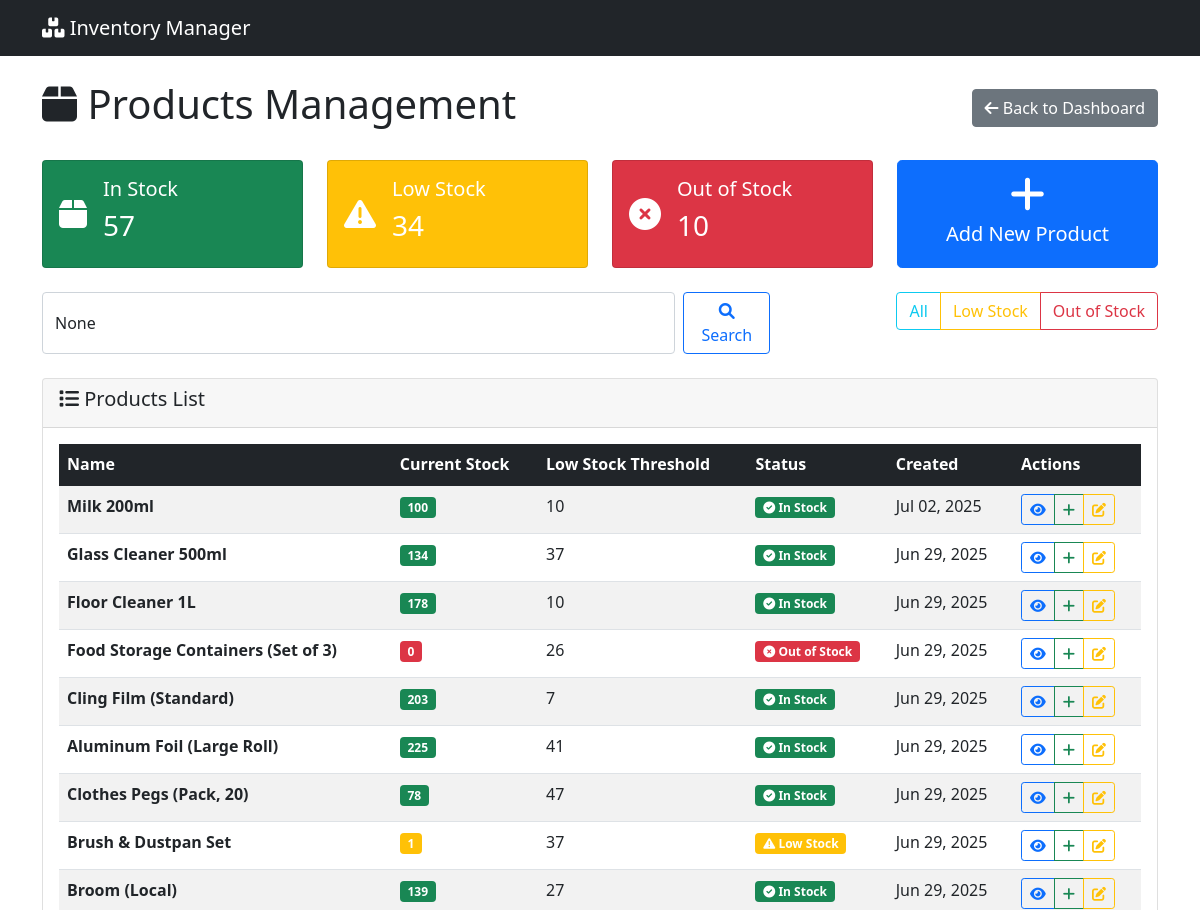
/products/manage/ (upper part), run on an earlier commit of the app's database.
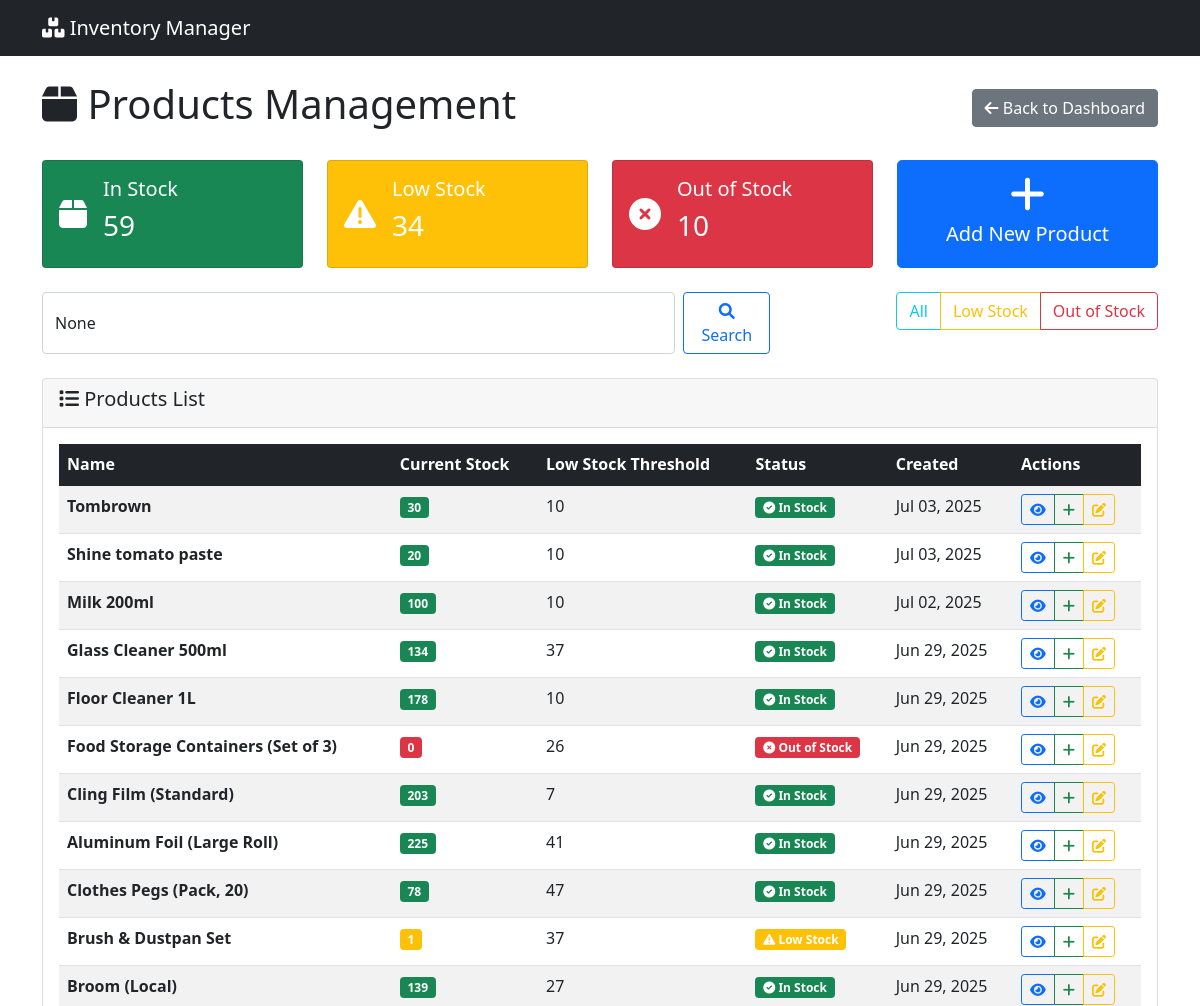
And on a later commit of the database.
### inventory/models.py (models this page shows, shortened)
class Product(models.Model):
    name = models.CharField(max_length=200)
    sku = models.CharField(max_length=50, unique=True, blank=True)
    current_stock = models.PositiveIntegerField(default=0)
    low_stock_threshold = models.PositiveIntegerField(default=10)
    created_at = models.DateTimeField(auto_now_add=True)
    updated_at = models.DateTimeField(auto_now=True)
    @property
    def is_low_stock(self):
        return self.current_stock <= self.low_stock_threshold

### inventory/views.py (the view)
# urls.py: path('products/manage/', views.products_management, name='products_management'),
def products_management(request):
    if request.method == 'POST':
        form = ProductForm(request.POST)
        if form.is_valid():
            product = form.save()
            messages.success(request, f'Product "{product.name}" has been added successfully!')
            return redirect('products_management')
        else:
            messages.error(request, 'Please correct the errors below.')
    else:
        form = ProductForm()
    products = Product.objects.all().order_by('-created_at')
    search = request.GET.get('search')
    if search:
        products = products.filter(name__icontains=search)
    total_products = Product.objects.count()
    low_stock_products = Product.objects.filter(
        current_stock__lte=F('low_stock_threshold')
    )
    low_stock_count = low_stock_products.count()
    out_of_stock_count = Product.objects.filter(current_stock=0).count()
    in_stock_count = Product.objects.filter(current_stock__gt=0).count()
    active_stock_count = in_stock_count - low_stock_count
    context = {
        'products': products,
        'form': form,
        'search': search,
        'total_products': total_products,
        'low_stock_count': low_stock_count,
        'out_of_stock_count': out_of_stock_count,
        'active_stock_count': active_stock_count,
        'low_stock_products': low_stock_products,
    }
    return render(request, 'inventory/products_management.html', context)

### inventory/forms.py
class ProductForm(forms.ModelForm):
    class Meta:
        model = Product
        fields = ['name', 'current_stock', 'low_stock_threshold']
        widgets = {
            'name': forms.TextInput(attrs={'class': 'form-control'}),
            'current_stock': forms.NumberInput(attrs={'class': 'form-control'}),
            'low_stock_threshold': forms.NumberInput(attrs={'class': 'form-control'}),
        }

### inventory/templates/inventory/products_management.html (shortened to what the changed rows need)
{% extends 'inventory/base.html' %}
{% block content %}
<div class="row">
    <div class="col-md-12">
        <div class="d-flex justify-content-between align-items-center mb-4">
            <h1><i class="fas fa-box"></i> Products Management</h1>
        </div>
    </div>
</div>
<div class="row mb-4">
    <div class="col-md-3">
        <div class="card bg-success text-white">
            <div class="card-body">
                <div class="d-flex align-items-center">
                    <div>
                        <h5 class="card-title">In Stock</h5>
                        <h3>{{ active_stock_count }}</h3>
                    </div>
                </div>
            </div>
        </div>
    </div>
</div>
<div class="row">
    <div class="col-md-12">
        <div class="card">
            <div class="card-body">
                {% if products %}
                    <div class="table-responsive">
                        <table class="table table-striped table-hover" id="productsTable">
                            <thead class="table-dark">
                                <tr>
                                    <th>Name</th>
                                    <th>Current Stock</th>
                                    <th>Low Stock Threshold</th>
                                    <th>Status</th>
                                    <th>Created</th>
                                    <th>Actions</th>
                                </tr>
                            </thead>
                            <tbody>
                                {% for product in products %}
                                <tr class="product-row
                                    {% if product.current_stock == 0 %}out-of-stock
                                    {% elif product.is_low_stock %}low-stock
                                    {% else %}normal-stock{% endif %}">
                                    <td>
                                        <strong>{{ product.name }}</strong>
                                    </td>
                                    <td>
                                        <span class="badge
                                            {% if product.current_stock == 0 %}bg-danger
                                            {% elif product.is_low_stock %}bg-warning
                                            {% else %}bg-success{% endif %}">
                                            {{ product.current_stock }}
                                        </span>
                                    </td>
                                    <td>{{ product.low_stock_threshold }}</td>
                                    <td>
                                        {% if product.current_stock == 0 %}
                                            <span class="badge bg-danger">
                                                <i class="fas fa-times-circle"></i> Out of Stock
                                            </span>
                                        {% elif product.is_low_stock %}
                                            <span class="badge bg-warning">
                                                <i class="fas fa-exclamation-triangle"></i> Low Stock
                                            </span>
                                        {% else %}
                                            <span class="badge bg-success">
                                                <i class="fas fa-check-circle"></i> In Stock
                                            </span>
                                        {% endif %}
                                    </td>
                                    <td>{{ product.created_at|date:"M d, Y" }}</td>
                                    <td>
                                        <div class="btn-group btn-group-sm" role="group">
                                            <a href="{% url 'product_detail' product.pk %}"
                                               class="btn btn-outline-primary" title="View Details">
                                                <i class="fas fa-eye"></i>
                                            </a>
                                            <button type="button" class="btn btn-outline-success"
                                                    title="Add Sale"
                                                    onclick="window.location.href='{% url 'add_sale' product.pk %}'">
                                                <i class="fas fa-plus"></i>
                                            </button>
                                            <button type="button" class="btn btn-outline-warning"
                                                    title="Edit Product"
                                                    onclick="editProduct({{ product.pk }})">
                                                <i class="fas fa-edit"></i>
                                            </button>
                                        </div>
                                    </td>
                                </tr>
                                {% endfor %}
                            </tbody>
                        </table>
                    </div>
                {% endif %}
            </div>
        </div>
    </div>
</div>
{% endblock %}

What changed in the data, as far as the page shows it:
added Product: name "Tombrown", current_stock "30", low_stock_threshold "10", shows "In Stock", created_at "Jul 03, 2025"
added Product: name "Shine tomato paste", current_stock "20", low_stock_threshold "10", shows "In Stock", created_at "Jul 03, 2025"
Also different on the page:
{{ active_stock_count }}: "57" → "59"
